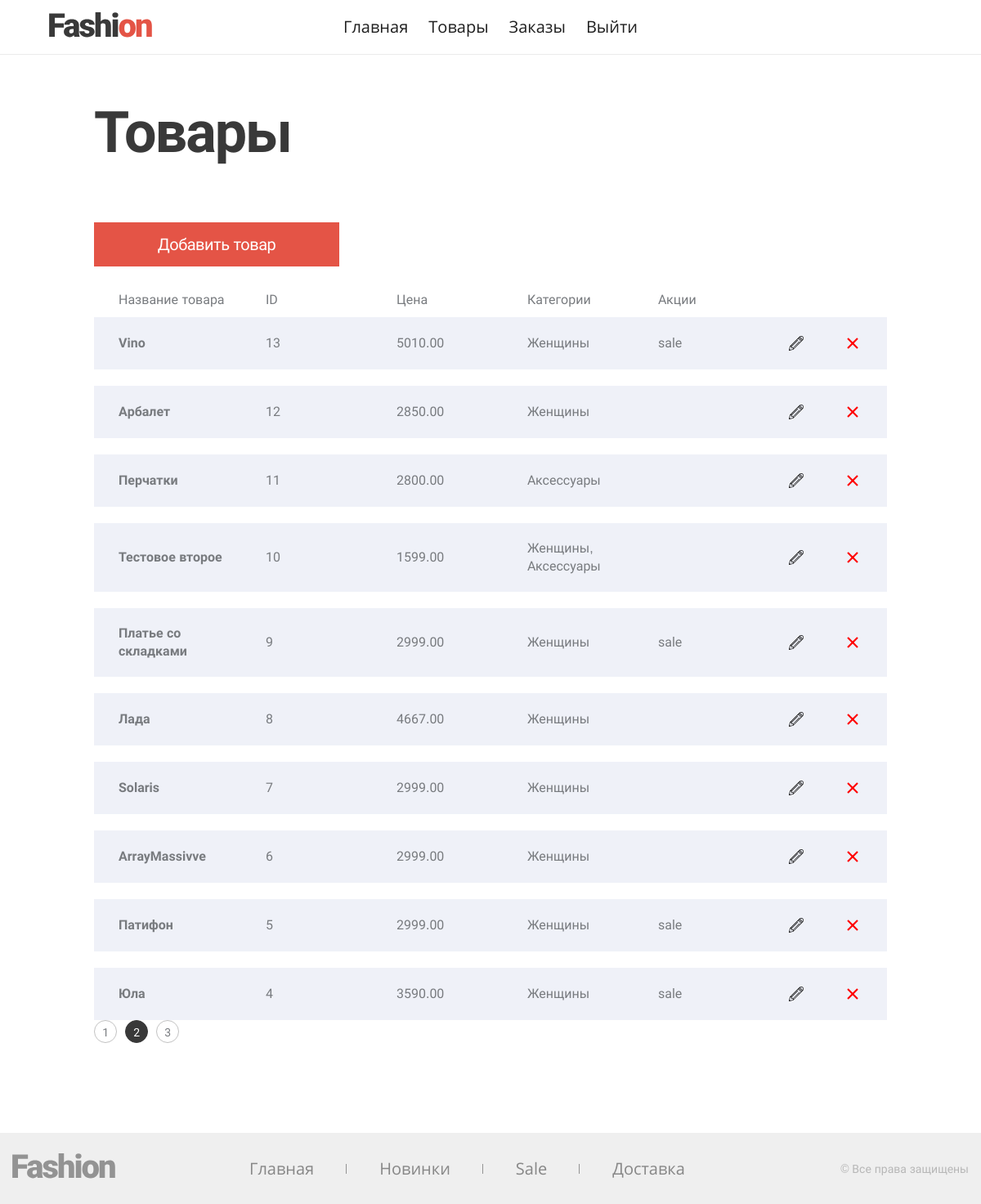
The app's page /admin/?category=products&page=2 (signed in) with its own data.
### tables this page shows
CREATE TABLE IF NOT EXISTS `menu_admin` (
  `id` int NOT NULL AUTO_INCREMENT,
  `title` varchar(255) NOT NULL DEFAULT '0',
  `name` varchar(255) NOT NULL DEFAULT '0',
  `path` varchar(255) NOT NULL DEFAULT '0',
  PRIMARY KEY (`id`)
);

CREATE TABLE IF NOT EXISTS `menu_admin_group` (
  `menu_admin_id` int NOT NULL,
  `group_id` int NOT NULL,
  PRIMARY KEY (`menu_admin_id`,`group_id`),
  KEY `FK__groups` (`group_id`),
  CONSTRAINT `FK__groups` FOREIGN KEY (`group_id`) REFERENCES `groups` (`id`),
  CONSTRAINT `FK__menu_admin` FOREIGN KEY (`menu_admin_id`) REFERENCES `menu_admin` (`id`)
);

CREATE TABLE IF NOT EXISTS `products` (
  `id` int NOT NULL AUTO_INCREMENT,
  `name` varchar(255) NOT NULL DEFAULT '0',
  `description` text,
  `price` decimal(12,2) NOT NULL DEFAULT '0.00',
  `image` varchar(255) NOT NULL DEFAULT '0',
  `active` tinyint NOT NULL DEFAULT '1',
  PRIMARY KEY (`id`)
);

CREATE TABLE IF NOT EXISTS `menu_shop` (
  `id` int NOT NULL AUTO_INCREMENT,
  `title` varchar(255) NOT NULL,
  `path` text NOT NULL,
  `name` varchar(50) NOT NULL,
  PRIMARY KEY (`id`)
);

### admin/index.php (called while the page is built, shortened)
<?php
require($_SERVER['DOCUMENT_ROOT'] . '/admin/modules/auth.php');
require($_SERVER['DOCUMENT_ROOT'] . '/templates/header.php');
require($_SERVER['DOCUMENT_ROOT'] . '/admin/templates/' . getAdminPage($menuHeader));
require($_SERVER['DOCUMENT_ROOT'] . '/templates/footer.php');

### modules/base/functions.php (called while the page is built, shortened)
<?php
function connectDb(): object
{
    static $mysqli = null;
    if (null === $mysqli) {
        include $_SERVER['DOCUMENT_ROOT'] . '/config.php';
        $mysqli = new mysqli($host, $user, $password, $database);
        $mysqli->set_charset("utf8mb4");
    }
    return $mysqli;
}
function getMenuInDB(string $menu): array
{
    $menu = connectDb()->real_escape_string($menu);
    $sql = "SELECT * FROM menu_" . $menu;
    if (!$result = connectDb()->query($sql)) {
        echo "Запрос в базу MySQL произашел с ошибкой";
        exit;
    }
    $array = [];
    while ($row = $result->fetch_assoc()) {
        $array[$row['id']] = $row;
    }
    return $array;
}
function isCurrentUrl(string $url): bool
{
    $urlPath = parse_url($_SERVER['REQUEST_URI'], PHP_URL_PATH);
    $urlQuery = parse_url($_SERVER['REQUEST_URI'], PHP_URL_QUERY);
    return $urlQuery ? $urlPath . '?' . $urlQuery == $url : $urlPath == $url;
}
function getStatusPage(int $page): string
{
    if ((!empty($_GET['page']) && (int)$_GET['page'] !== $page) || (empty($_GET['page']) && $page !== 1)) {
       return 'href="' . getQueryUrl('page', $page) . '"';
    }
    return '';
}
function getQueryUrl(string $type, int $id): string
{
   $urlPage = '?' . $type . '=';
   $urlQuery = parse_url($_SERVER['REQUEST_URI'], PHP_URL_QUERY);
   if ($urlQuery) {
       if (!empty($_GET[$type])) {
           $arrayQuery = [];
           parse_str($urlQuery, $arrayQuery);
           $arrayQuery[$type] = $id;
           return '?' . http_build_query($arrayQuery);
       }
       $urlPage = '&' . $type . '=';
   }
   return $_SERVER['REQUEST_URI'] . $urlPage . $id;
}
function getStartItemOnPage (int $allCount, int $quantityShow): int
{
    $startItem = 0;
    $finishItem = $allCount > $quantityShow ? $quantityShow : $allCount;
    if (!empty($_GET['page']) && (int)$_GET['page'] > 1) {
        $numberPage = (int)$_GET['page'];
        $finishItem = $finishItem * $numberPage;
        $startItem = $finishItem - $quantityShow;
    }
    return $startItem;
}

### admin/modules/functions.php (called while the page is built, shortened)
<?php
function getAccessPagesByGroupID($data): array
{
    if (is_array($data)) {
        $sqlGroups = [];
        foreach ($data as $group) {
            $sqlGroups[] = "mag.group_id = " . connectDb()->real_escape_string($group['id']);
        }
        $sqlGroups[] = 'mag.group_id IS NULL';
        $sqlGroups = implode(" or ", $sqlGroups);
    } else {
        $sqlGroups = 'ma.id = ' . $data;
    }
    $sql = "SELECT * FROM menu_admin AS ma
            LEFT JOIN menu_admin_group AS mag ON mag.menu_admin_id = ma.id
            WHERE $sqlGroups";
    if (!$result = connectDb()->query($sql)) {
        echo "Запрос в базу MySQL произашел с ошибкой";
        exit;
    }
    $array = [];
    while ($row = $result->fetch_assoc()) {
        $array[$row['id']] = $row;
    }
    return $array;
}
function getProductsInDB(string $startItem, string $limit = '10'): array
{
    $category = getCategoryByProductInDB();
    $promo = getPromoByProductInDB();
    $sql = "SELECT * FROM `products`
            WHERE `active` = '1' ORDER BY `id` DESC LIMIT $startItem, $limit";
    if (!$result = connectDb()->query($sql)) {
        echo "Запрос в базу MySQL произашел с ошибкой - products";
        exit;
    }
    $array = [];
    while ($row = $result->fetch_assoc()) {
        $array[$row['id']] = $row;
        $array[$row['id']]['category'] = $category[$row['id']]['category'] ;
        $array[$row['id']]['promo'] = $promo[$row['id']]['promo'];
    }
    return $array;
}
function getCountRowTableInDB(string $table, string $where = ''): int
{
    if ($where) {
        $where = " WHERE $where";
    }
    $sql = "SELECT COUNT(*) AS count FROM `$table`$where";
    if (!$result = connectDb()->query($sql)) {
        echo "Запрос в базу MySQL произашел с ошибкой 7";
        exit;
    }
    return (int)$result->fetch_object()->count;
}
function getCategoryByProductInDB(): array
{
    $sql = "SELECT p.id, GROUP_CONCAT(c.name SEPARATOR ', ') AS category FROM products AS p
            LEFT JOIN category_product AS cp ON cp.product_id = p.id
            LEFT JOIN categories AS c ON c.id = cp.category_id
            GROUP BY p.id";
    if (!$result = connectDb()->query($sql)) {
        echo "Запрос в базу MySQL произашел с ошибкой";
        exit;
    }
    $array = [];
    while ($row = $result->fetch_assoc()) {
        $array[$row['id']] = $row;
    }
    return $array;
}
function getPromoByProductInDB(): array
{
    $sql = "SELECT p.id, GROUP_CONCAT(pro.name SEPARATOR ', ') AS promo FROM products AS p
            LEFT JOIN promotion_product AS pp ON pp.product_id = p.id
            LEFT JOIN promotions AS pro ON pro.id = pp.promotion_id
            GROUP BY p.id";
    if (!$result = connectDb()->query($sql)) {
        echo "Запрос в базу MySQL произашел с ошибкой";
        exit;
    }
    $array = [];
    while ($row = $result->fetch_assoc()) {
        $array[$row['id']] = $row;
    }
    return $array;
}

### admin/modules/auth.php (called while the page is built, shortened)
<?php
require($_SERVER['DOCUMENT_ROOT'] . '/admin/modules/functions.php');
$quantityProducts = 10;
$menuFooter = getMenuInDB('shop');
if (!empty($_SESSION['isAuth'])) {
    if (isset($_GET['category']) && $_GET['category'] === 'products') {
        if (!isset($_GET['add'])) {
            $countProducts = getCountRowTableInDB('products', "`active` = '1'");
            $quantityPages = ceil($countProducts / $quantityProducts);
            $pageStartItem = getStartItemOnPage($countProducts, $quantityProducts);
            $productsShop = getProductsInDB($pageStartItem, $quantityProducts);
        } else {
            $categories = getAllCategoriesInDB();
            $promos = getAllPromotionsInDB();
            if (!empty($_GET['change-id'])) {
                $productChange = getProductInDB($_GET['change-id'], $categories, $promos);
            }
        }
    }
}
$menuHeader = !empty($_SESSION['isAuth']) ? getAccessPagesByGroupID($_SESSION['groups'] ?? []) : getAccessPagesByGroupID(1);

### admin/templates/products.php (the view, shortened to what this page needs)
<?php if (!isset($_GET['add'])) { ?>
  <main class="page-products">
    <h1 class="h h--1">Товары</h1>
    <a class="page-products__button button" href="/admin/?category=products&add">Добавить товар</a>
    <div class="page-products__header">
      <span class="page-products__header-field">Название товара</span>
      <span class="page-products__header-field">ID</span>
      <span class="page-products__header-field">Цена</span>
      <span class="page-products__header-field">Категории</span>
      <span class="page-products__header-field">Акции</span>
    </div>
    <ul class="page-products__list">
    <?php foreach ($productsShop as $id => $product): ?>
      <li class="product-item page-products__item">
        <b class="product-item__name"><?= $product['name'] ?></b>
        <span class="product-item__field product-item__field--id"><?= $id ?></span>
        <span class="product-item__field"><?= $product['price'] ?></span>
        <span class="product-item__field"><?= $product['category'] ?></span>
        <span class="product-item__field"><?= $product['promo'] ?></span>
        <a href="/admin/?category=products&add&change-id=<?= $id ?>" class="product-item__edit" aria-label="Редактировать"></a>
        <button class="product-item__delete" aria-label="Удалить"></button>
      </li>
    <?php endforeach ?>
    </ul>
    <ul class="shop__paginator paginator">
      <?php for ($i = 1; $i <= $quantityPages; $i++): ?>
          <li>
            <a class="paginator__item" <?= getStatusPage($i) ?>><?= $i ?></a>
          </li>
      <?php endfor ?>
    </ul>
  </main>
<?php } ?>

### templates/header.php (shortened to what this page needs)
<!DOCTYPE html>
<html lang="ru">
<head>
  <link rel="stylesheet" href="/css/style.css">
</head>
<body>
<header class="page-header">
  <a class="page-header__logo" href="/">
    <img src="/img/logo.svg" alt="Fashion">
  </a>
  <nav class="page-header__menu">
    <ul class="main-menu main-menu--header">
      <?php foreach ($menuHeader as $key => $item): ?>
        <li>
          <a class="main-menu__item <?= isCurrentUrl($item['path']) ? 'active' : ''; ?>" href="<?= $item['path'] ?>">
            <?= $item['title'] ?>
          </a>
        </li>
      <?php endforeach ?>
    </ul>
  </nav>
</header>

### templates/footer.php
<footer class="page-footer">
  <div class="container">
    <a class="page-footer__logo" href="#">
      <img src="/img/logo--footer.svg" alt="Fashion">
    </a>
    <nav class="page-footer__menu">
      <ul class="main-menu main-menu--footer">
        <?php foreach ($menuFooter as $key => $item): ?>
          <li>
            <a class="main-menu__item <?= isCurrentUrl($item['path']) ? 'active' : ''; ?>" href="<?= $item['path'] ?>">
              <?= $item['title'] ?>
            </a>
          </li>
        <?php endforeach ?>
      </ul>
    </nav>
    <address class="page-footer__copyright">
      © Все права защищены
    </address>
  </div>
</footer>
</body>
</html>

### css/style.css (style rules this page uses)
html { box-sizing: border-box; }
img { max-width: 100%; height: auto; }
body { display: flex; flex-direction: column; margin: 0 auto; min-width: 1200px; min-height: 100vh; font: 16px/22px 'Roboto', sans-serif; color: #787b7f; }
a { text-decoration: none; }
.container { margin: 0 auto; padding: 0 15px; width: 1200px; }
.h { margin-top: 0; font-family: 'Roboto', sans-serif; color: #393939; }
.h--1 { margin-bottom: 70px; font-size: 70px; line-height: 80px; letter-spacing: -2px; }
.button { border: 0; padding: 0; font: inherit; background-color: transparent; display: inline-block; width: 300px; padding: 0 40px; font: 20px/54px 'Roboto', sans-serif; letter-spacing: -0.5px; color: #fff; background-color: #e45446; text-align: center; cursor: pointer; }
.page-header { position: relative; padding: 20px 60px; display: flex; justify-content: center; border-bottom: 1px solid #ebebeb; }
.page-header__logo { position: absolute; top: 15px; left: 60px; width: 150px; }
.main-menu { margin: 0; padding: 0; list-style: none; display: flex; font: 20px/26px 'Open Sans', sans-serif; }
.main-menu__item { color: #1f1f1f; transition: all 300ms; }
.main-menu--header li:not(:last-child) { margin-right: 25px; }
.main-menu--footer li { position: relative; }
.main-menu--footer li:not(:last-child)::after { content: ''; position: absolute; top: 50%; -webkit-transform: translateY(-50%); transform: translateY(-50%); right: 0; width: 1px; height: 12px; background-color: rgba(57, 57, 57, 0.5); }
.main-menu--footer .main-menu__item { padding: 0 40px; color: rgba(31, 31, 31, 0.5); }
.paginator { margin: 0; padding: 0; list-style: none; display: flex; }
.paginator li:not(:last-child) { margin-right: 10px; }
.paginator__item { display: inline-block; width: 28px; height: 28px; font-size: 14px; line-height: 28px; letter-spacing: -0.5px; text-align: center; border-radius: 50%; border: 1px solid #393939; transition: all 300ms; }
.paginator__item[href] { border-color: #c2c2c2; color: #787b7f; }
.paginator__item:not([href]) { color: #fff; background-color: #393939; cursor: default; }
.page-footer { padding-top: 25px; padding-bottom: 25px; background-color: #efefef; }
.page-footer .container { display: flex; align-items: center; }
.page-footer__logo { width: 150px; margin-right: 100px; }
.page-footer__copyright { margin-left: auto; font-size: 14px; line-height: 18px; color: rgba(127, 127, 127, 0.5); font-style: normal; }
.page-products { flex-grow: 1; margin: 0 auto; padding-top: 55px; padding-bottom: 110px; width: 970px; }
.page-products__list { margin: 0; padding: 0; list-style: none; }
.page-products__item:not(:last-child) { margin-bottom: 20px; }
.page-products__header { display: flex; padding: 0 30px; margin-bottom: 10px; }
.page-products__header-field { display: inline-block; width: 130px; margin-right: 30px; }
.page-products__header-field:first-child { margin-right: 50px; }
.page-products__button { margin-bottom: 30px; }
.product-item { display: flex; align-items: center; padding: 20px 30px; background-color: #eff1f8; }
.product-item__name { width: 130px; margin-right: 50px; }
.product-item__field { width: 130px; margin-right: 30px; }
.product-item__delete { border: 0; padding: 0; font: inherit; background-color: transparent; margin-left: auto; width: 24px; height: 24px; background-size: contain; cursor: pointer; }
.product-item__edit { width: 18px; height: 18px; background-size: contain; }

### records on screen
menu_admin: title "Главная"
menu_admin_group: menu_admin.title "Товары"
menu_admin_group: menu_admin.title "Заказы"
menu_admin: title "Выйти"
products: name "Vino", id "13", price "5010.00", category "Женщины", promo "sale"
products: name "Арбалет", id "12", price "2850.00", category "Женщины"
products: name "Перчатки", id "11", price "2800.00", category "Аксессуары"
products: name "Тестовое второе", id "10", price "1599.00", category "Женщины, Аксессуары"
products: name "Платье со складками", id "9", price "2999.00", category "Женщины", promo "sale"
products: name "Лада", id "8", price "4667.00", category "Женщины"
products: name "Solaris", id "7", price "2999.00", category "Женщины"
products: name "ArrayMassivve", id "6", price "2999.00", category "Женщины"
products: name "Патифон", id "5", price "2999.00", category "Женщины", promo "sale"
products: name "Юла", id "4", price "3590.00", category "Женщины", promo "sale"
menu_shop: title "Главная"
menu_shop: title "Новинки"
menu_shop: title "Sale"
menu_shop: title "Доставка"
